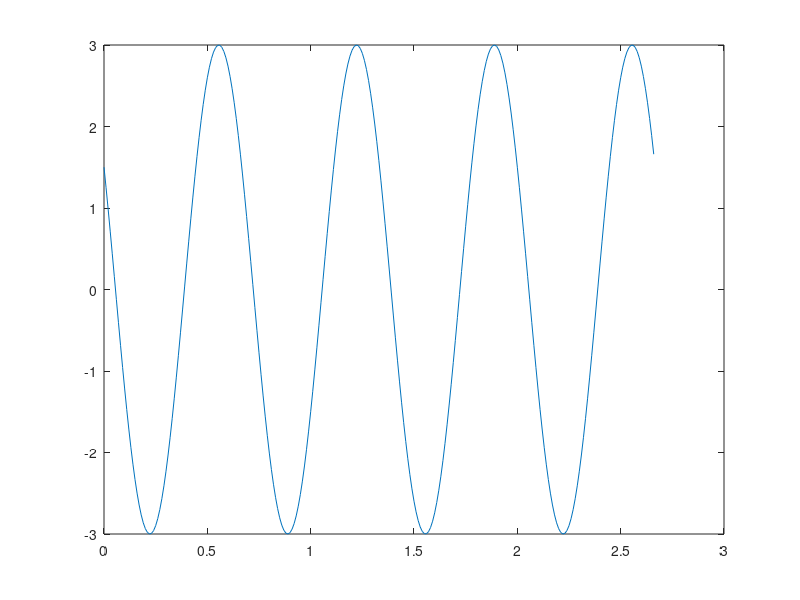

MATLAB code for this plot:
clc
clear
close all

fp = 2/3 

% 4 periods
t =  0 :.01 : 4*fp 

% x(t)
x_t = 3 * cos( (3*pi*t) + (pi/3) )

plot (t , x_t)
